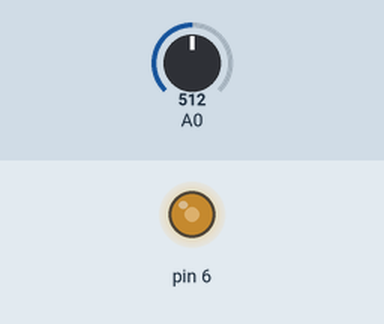
Recording of a sketch running on a simulated Arduino Uno, built with avr-gcc and run on an emulated ATmega328P. Parts: output pins drawn as LEDs (lit = HIGH). The inputs (shaded band) are chosen by the test bench; at power-on: A0 = 512.

Above: at 0.8 s.
0.9 s: A0 set to 716
At 1.4 s:
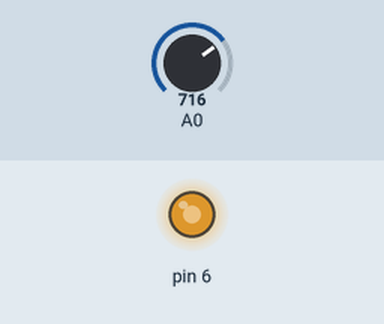
2.4 s: A0 set to 900
At 3.6 s:
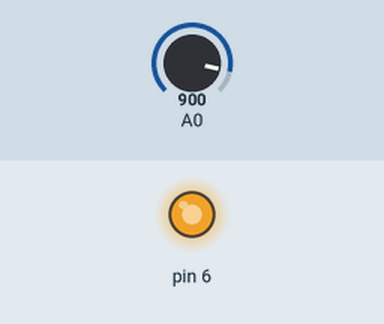
3.9 s: A0 set to 122
At 4.6 s:
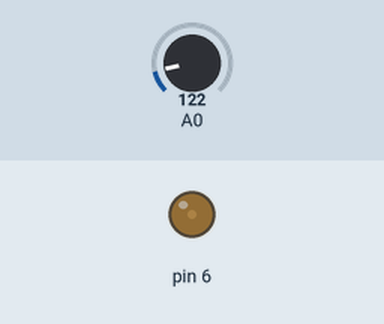
5.4 s: A0 set to 0
At 5.9 s:
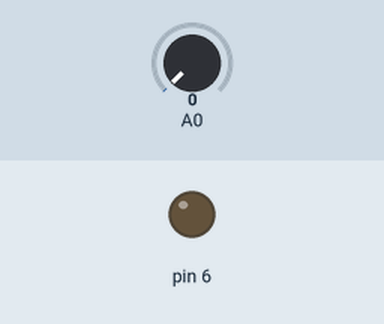
6.9 s: A0 set to 511
At 8.1 s:
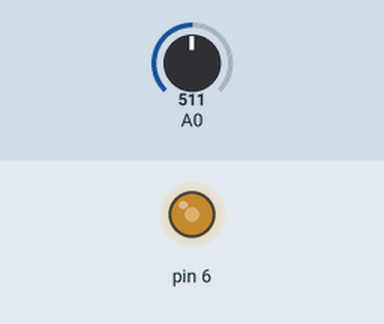
Timing chart, 0 to 9.4 s (numbered marks = the images above; inputs shaded):
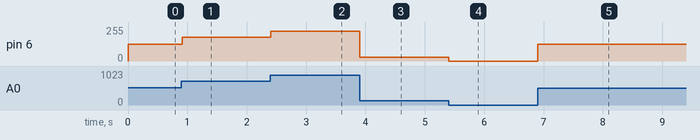

Measured:
- after the input at 0.9 s, pin 6: 127/255 → 178/255 at once
- after the input at 2.4 s, pin 6: 178/255 → 224/255 at once
- after the input at 3.9 s, pin 6: 224/255 → 30/255 at once
- after the input at 5.4 s, pin 6: 30/255 → 0/255 at once
- after the input at 6.9 s, pin 6: 0/255 → 127/255 at once

The sketch:

Control_pwm_led.ino
```cpp
#define F_CPU 16000000UL
#include <avr/io.h>
#include <util/delay.h>

void ADC_Init(void) {   // Seleccionar ADC0 (MUX = 0000)
    ADMUX = (1 << REFS0);      // Referencia AVcc, ADC0

    // Habilitar ADC, prescaler de 128 → 125 kHz
    ADCSRA = (1 << ADEN)  |    // Habilitar ADC
             (1 << ADPS2) |
             (1 << ADPS1) |
             (1 << ADPS0);
}

uint16_t ADC_Read(void) {
    ADCSRA |= (1 << ADSC);         // Iniciar conversión
    while (ADCSRA & (1 << ADSC));  // Esperar a que termine
    return ADC;                    // Regresar valor (0–1023)
}

void PWM_Init(void) {    // Configurar PD6 (OC0A) como salida

    DDRD |= (1 << PD6);


    TCCR0A = (1 << WGM01) | (1 << WGM00);  // Fast PWM, modo 3: WGM01=1, WGM00=1


    TCCR0A |= (1 << COM0A1);  // Modo no-inverting: COM0A1=1


    TCCR0B = (1 << CS01) | (1 << CS00);  // Prescaler = 64 → frecuencia PWM ~ 976 Hz


    OCR0A = 0; // Duty cycle inicial
}

int main(void) {
    ADC_Init();
    PWM_Init();

    uint16_t adcValue;
    uint8_t pwmValue;

    while (1) {
        adcValue = ADC_Read();       // 0–1023


        if (adcValue < 5) { // Si ADC está por debajo de 10, apagar completamente

            pwmValue = 0;
            TCCR0A &= ~(1 << COM0A1);  // Desconectar PWM de OC0A
            PORTD &= ~(1 << PD6);      // Forzar pin a LOW
        } else {
            // Reconectar PWM si estaba desconectado
            TCCR0A |= (5 << COM0A1);
            // Mapear 10-1023 → 0-255
            pwmValue = (adcValue - 1) / 4;
            OCR0A = pwmValue;
        }

        _delay_ms(10);
    }
}
```
